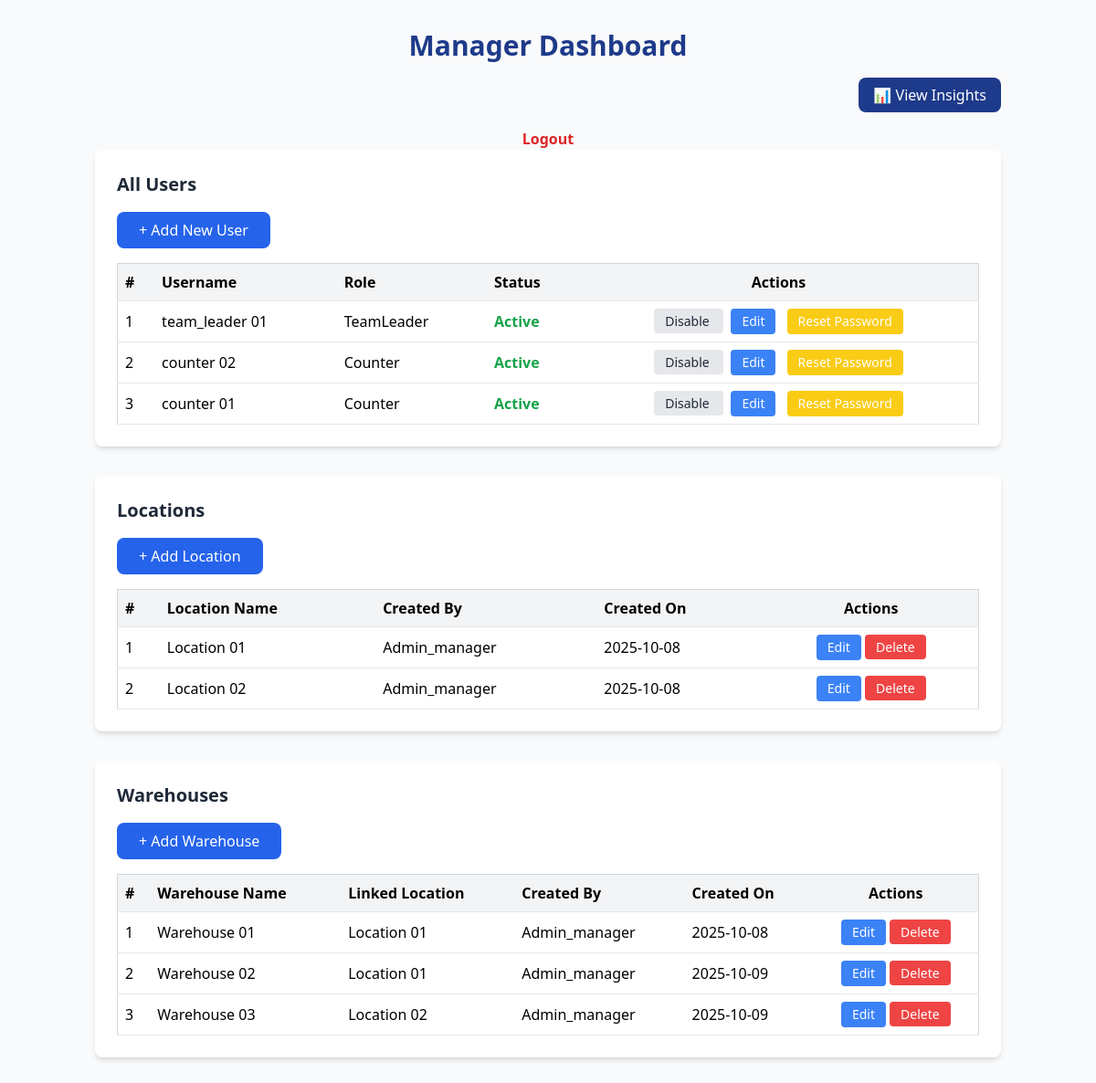
Before: /manager/dashboard (signed in) with the older database file.
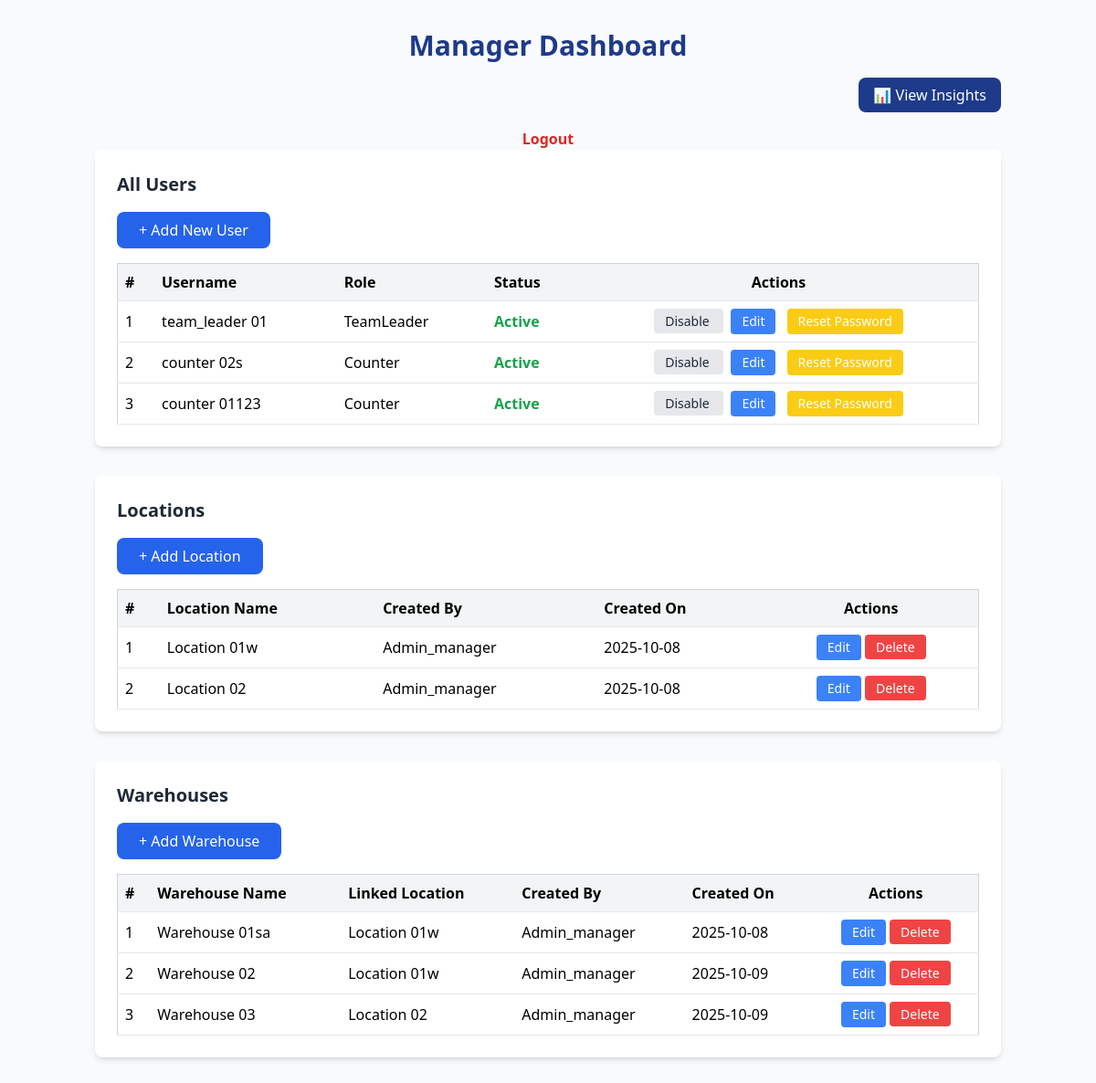
After: the same page with the newer database file.
### app/models.py (models this page shows, shortened)
class User(db.Model, UserMixin):
    __tablename__ = "users"
    id = db.Column(db.Integer, primary_key=True)
    username = db.Column(db.String(100), unique=True, nullable=False)
    password_hash = db.Column(db.String(255), nullable=False)
    role = db.Column(db.String(50))
    is_active = db.Column(db.Boolean, default=True)

class Location(db.Model):
    __tablename__ = "locations"
    id = db.Column(db.Integer, primary_key=True)
    name = db.Column(db.String(100), unique=True, nullable=False)
    created_by = db.Column(db.String(100))
    created_on = db.Column(db.DateTime, default=datetime.utcnow)
    warehouses = db.relationship("Warehouse", backref="location", lazy=True)
    scan_lines = db.relationship("ScanLine", backref="location", lazy=True)
    scan_records = db.relationship("ScanRecord", backref="location", lazy=True)

class Warehouse(db.Model):
    __tablename__ = "warehouses"
    id = db.Column(db.Integer, primary_key=True)
    warehouse_name = db.Column(db.String(100), unique=True, nullable=False)
    location_id = db.Column(
        db.Integer,
        db.ForeignKey("locations.id", name="fk_warehouse_location_id"),
        nullable=False,
    )
    created_by = db.Column(db.String(100))
    created_on = db.Column(db.DateTime, default=datetime.utcnow)
    scan_lines = db.relationship("ScanLine", backref="warehouse", lazy=True)
    scan_records = db.relationship("ScanRecord", backref="warehouse", lazy=True)

### app/routes/manager.py (the view)
@bp.route("/dashboard")
@login_required
def dashboard():
    if current_user.role != "Manager":
        return "Unauthorized", 403
    users = User.query.filter(User.role != "Manager").all()
    locations = Location.query.all()
    warehouses = Warehouse.query.all()
    return render_template(
        "manager_dashboard.html",
        users=users,
        locations=locations,
        warehouses=warehouses
    )

### app/templates/manager_dashboard.html (shortened to what this page needs)
<!DOCTYPE html>
<html lang="en">
<head>
  <script src="https://cdn.tailwindcss.com"></script>
</head>
<body class="bg-gray-50 min-h-screen">
  <div class="container mx-auto px-4 py-8">
    <h1 class="text-3xl font-bold text-blue-900 mb-6 text-center">Manager Dashboard</h1>
    <div class="text-right mb-6">
      <a href="{{ url_for('manager.insights') }}"
         class="text-white py-2 px-4 rounded-lg bg-blue-900 hover:bg-blue-800 transition">
         📊 View Insights
      </a>
    </div>
    <div class="text-center mt-6">
      <a href="{{ url_for('auth.logout') }}"
         class="text-red-600 font-semibold hover:underline">
         Logout
      </a>
    </div>
    <div class="bg-white p-6 rounded-lg shadow-md mb-8">
      <h2 class="text-xl font-semibold mb-4 text-gray-800">All Users</h2>
      <button id="openAddUserModal"
              class="bg-blue-600 text-white px-6 py-2 rounded-lg hover:bg-blue-700 transition mb-4">
        + Add New User
      </button>
      <table class="w-full border border-gray-300 text-left">
        <thead class="bg-gray-100">
          <tr>
            <th class="p-2 border-b">#</th>
            <th class="p-2 border-b">Username</th>
            <th class="p-2 border-b">Role</th>
            <th class="p-2 border-b">Status</th>
            <th class="p-2 border-b text-center">Actions</th>
          </tr>
        </thead>
        <tbody>
          {% for user in users %}
          <tr class="hover:bg-gray-50">
            <td class="p-2 border-b">{{ loop.index }}</td>
            <td class="p-2 border-b">{{ user.username }}</td>
            <td class="p-2 border-b">{{ user.role }}</td>
            <td class="p-2 border-b">
              {% if user.is_active %}
                <span class="text-green-600 font-semibold">Active</span>
              {% else %}
                <span class="text-red-600 font-semibold">Disabled</span>
              {% endif %}
            </td>
            <td class="p-2 border-b text-center space-x-2">
              <a href="{{ url_for('manager.toggle_user', user_id=user.id) }}"
                 class="text-sm bg-gray-200 hover:bg-gray-300 text-gray-800 px-3 py-1 rounded">
                 {% if user.is_active %}Disable{% else %}Enable{% endif %}
              </a>
              <button onclick="openEditUserModal({{ user.id }}, '{{ user.username }}', '{{ user.role }}')"
                      class="text-sm bg-blue-500 hover:bg-blue-600 text-white px-3 py-1 rounded">
                Edit
              </button>
              <button onclick="openPasswordModal({{ user.id }}, '{{ user.username }}')"
                      class="text-sm bg-yellow-400 hover:bg-yellow-500 text-white px-3 py-1 rounded">
                Reset Password
              </button>
            </td>
          </tr>
          {% else %}
          <tr><td colspan="5" class="p-4 text-center text-gray-500">No users yet</td></tr>
          {% endfor %}
        </tbody>
      </table>
    </div>
    <div class="bg-white p-6 rounded-lg shadow-md mb-8">
      <h2 class="text-xl font-semibold mb-4 text-gray-800">Locations</h2>
      <button id="openAddLocationModal"
              class="bg-blue-600 text-white px-6 py-2 rounded-lg hover:bg-blue-700 transition mb-4">
        + Add Location
      </button>
      <table class="w-full border border-gray-300 text-left">
        <thead class="bg-gray-100">
          <tr>
            <th class="p-2 border-b">#</th>
            <th class="p-2 border-b">Location Name</th>
            <th class="p-2 border-b">Created By</th>
            <th class="p-2 border-b">Created On</th>
            <th class="p-2 border-b text-center">Actions</th>
          </tr>
        </thead>
        <tbody>
          {% for location in locations %}
          <tr class="hover:bg-gray-50">
            <td class="p-2 border-b">{{ loop.index }}</td>
            <td class="p-2 border-b">{{ location.name }}</td>
            <td class="p-2 border-b">{{ location.created_by or '-' }}</td>
            <td class="p-2 border-b">{{ location.created_on.strftime('%Y-%m-%d') }}</td>
            <td class="p-2 border-b text-center">
              <button onclick="openEditLocationModal({{ location.id }}, '{{ location.name }}')"
                      class="text-sm bg-blue-500 hover:bg-blue-600 text-white px-3 py-1 rounded">
                Edit
              </button>
              <a href="{{ url_for('manager.delete_location', location_id=location.id) }}"
                 class="text-sm bg-red-500 hover:bg-red-600 text-white px-3 py-1 rounded"
                 onclick="return confirm('Delete this location?');">
                 Delete
              </a>
            </td>
          </tr>
          {% else %}
          <tr><td colspan="5" class="p-4 text-center text-gray-500">No locations yet</td></tr>
          {% endfor %}
        </tbody>
      </table>
    </div>
    <div class="bg-white p-6 rounded-lg shadow-md mb-8">
      <h2 class="text-xl font-semibold mb-4 text-gray-800">Warehouses</h2>
      <button id="openAddWarehouseModal"
              class="bg-blue-600 text-white px-6 py-2 rounded-lg hover:bg-blue-700 transition mb-4">
        + Add Warehouse
      </button>
      <table class="w-full border border-gray-300 text-left">
        <thead class="bg-gray-100">
          <tr>
            <th class="p-2 border-b">#</th>
            <th class="p-2 border-b">Warehouse Name</th>
            <th class="p-2 border-b">Linked Location</th>
            <th class="p-2 border-b">Created By</th>
            <th class="p-2 border-b">Created On</th>
            <th class="p-2 border-b text-center">Actions</th>
          </tr>
        </thead>
        <tbody>
          {% for warehouse in warehouses %}
          <tr class="hover:bg-gray-50">
            <td class="p-2 border-b">{{ loop.index }}</td>
            <td class="p-2 border-b">{{ warehouse.warehouse_name }}</td>
            <td class="p-2 border-b">{{ warehouse.location.name }}</td>
            <td class="p-2 border-b">{{ warehouse.created_by or '-' }}</td>
            <td class="p-2 border-b">{{ warehouse.created_on.strftime('%Y-%m-%d') }}</td>
            <td class="p-2 border-b text-center">
              <button onclick="openEditWarehouseModal({{ warehouse.id }}, '{{ warehouse.warehouse_name }}', {{ warehouse.location.id }})"
                      class="text-sm bg-blue-500 hover:bg-blue-600 text-white px-3 py-1 rounded">
                Edit
              </button>
              <a href="{{ url_for('manager.delete_warehouse', warehouse_id=warehouse.id) }}"
                 class="text-sm bg-red-500 hover:bg-red-600 text-white px-3 py-1 rounded"
                 onclick="return confirm('Delete this warehouse?');">Delete</a>
            </td>
          </tr>
          {% else %}
          <tr><td colspan="6" class="p-4 text-center text-gray-500">No warehouses yet</td></tr>
          {% endfor %}
        </tbody>
      </table>
    </div>
  </div>
</body>
</html>

Changed rows visible on the page:
changed User: username "counter 02" → "counter 02s"
changed User: username "counter 01" → "counter 01123"
changed Location: name "Location 01" → "Location 01w"
changed Warehouse: warehouse_name "Warehouse 01" → "Warehouse 01sa"; location.name "Location 01" → "Location 01w"
changed through a linked row, Warehouse "Warehouse 02": location.name "Location 01" → "Location 01w"
